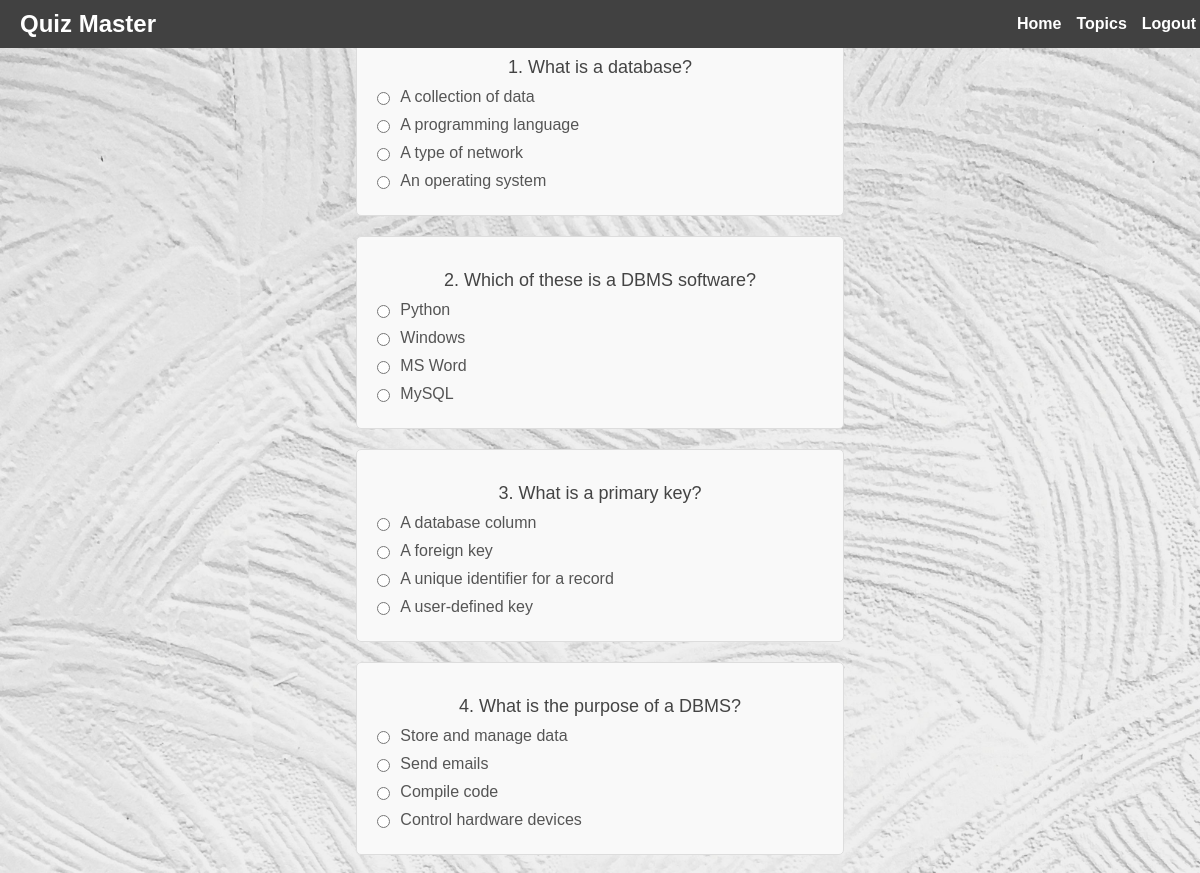
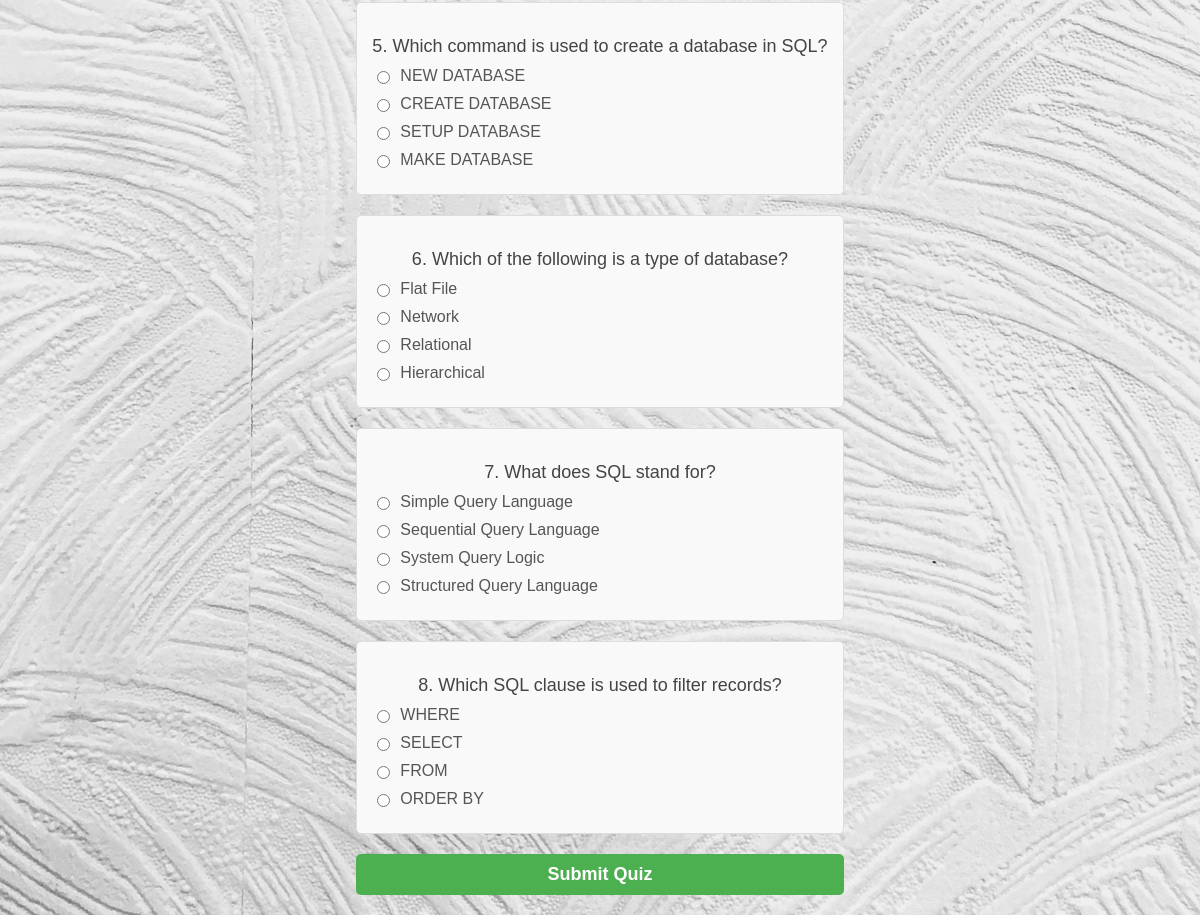
The app's page /quiz/dbms/beginner/ with its own data (2 pictures, top to bottom).
### quiz/models.py (models this page shows, shortened)
class Question(models.Model):
    TOPIC_CHOICES = [
        ("os", "Operating Systems"),
        ("dbms", "Database Management Systems"),
        ("dsa", "Data Structures & Algorithms"),
        ("networks", "Networks"),
        ("cloud", "Cloud Computing"),
    ]
    DIFFICULTY_LEVELS = [
        ("beginner", "Beginner"),
        ("intermediate", "Intermediate"),
        ("advanced", "Advanced"),
    ]
    topic = models.CharField(max_length=50, choices=TOPIC_CHOICES)
    difficulty = models.CharField(max_length=20, choices=DIFFICULTY_LEVELS)
    question_text = models.TextField()  # The question text
    correct_answer = models.CharField(max_length=255)
    option_1 = models.CharField(max_length=255, blank=True)
    option_2 = models.CharField(max_length=255, blank=True)
    option_3 = models.CharField(max_length=255, blank=True)
    option_4 = models.CharField(max_length=255, blank=True)
    def get_options(self):
        return [
            option
            for option in [self.option_1, self.option_2, self.option_3, self.option_4]
            if option
        ]

### quiz/views.py (the view)
# urls.py: path("quiz/<str:topic>/<str:level>/", views.quiz_page, name="quiz_page"),
def quiz_page(request, topic, level):
    questions = Question.objects.filter(topic=topic, difficulty=level)
    request.session["topic"] = topic
    request.session["level"] = level
    context = {
        "background_image": "quiz/images/background.jpg",
        "questions": questions,
        "topic": topic,
        "level": level,
    }
    return render(request, "quiz/quiz_page.html", context)

### quiz/templates/quiz/quiz_page.html (shortened to what this page needs)
{% extends "quiz/base.html" %}
{% block content %}
{% load static %}
<div class="quiz-container">
    <form method="POST" action="{% url 'result_page' %}">
        {% for question in questions %}
        <div class="quiz-question">
            <p class="question">{{ forloop.counter }}. {{ question.question_text }}</p>
            <ul class="options">
                {% for option in question.get_options %}
                <li>
                    <label>
                        <input type="radio" name="q{{ question.id }}" value="{{ option }}" required>
                        {{ option }}
                    </label>
                </li>
                {% endfor %}
            </ul>
        </div>
        {% endfor %}
        <button type="submit">Submit Quiz</button>
    </form>
</div>
{% endblock %}

### quiz/templates/quiz/base.html (shortened to what this page needs)
{% load static %}
<!DOCTYPE html>
<html lang="en">
<head>
    <link rel="stylesheet" href="{% static 'quiz/styles.css' %}">
</head>
<body
    {% if background_image %}
    style="background-image: url('{% static background_image %}'); background-size: cover; background-attachment: fixed; background-repeat: no-repeat;"
    {% endif %}
>
    <header>
        <nav>
            <h1>Quiz Master</h1>
            <ul>
                <li><a href="{% url 'home' %}">Home</a></li>
                <li><a href="{% url 'topic_selection' %}">Topics</a></li>
                <li><a href="{% url 'logout' %}">Logout</a></li>
            </ul>
        </nav>
    </header>
    <main>
        {% block content %}
        {% endblock %}
    </main>
</body>
</html>

### quiz/static/quiz/styles.css (style rules this page uses)
body { margin: 0; padding: 0; font-family: Arial, sans-serif; color: #ffffff; box-sizing: border-box; }
nav { background-color: #414141; padding: 10px 20px; display: flex; justify-content: space-between; align-items: center; width: 98%; z-index: 1000; position: fixed; }
nav h1 { margin: 0; color: #ffffff; }
nav ul { list-style: none; display: flex; gap: 15px; margin: 0; padding: 0; }
nav ul li { margin: 0; }
nav ul li a { color: #ffffff; text-decoration: none; font-weight: bold; }
main { display: flex; flex-direction: column; justify-content: center; align-items: center; height: 80vh; text-align: center; flex-grow: 1; padding: 20px; }
.quiz-container { margin-top: 90%; padding: 20px; }
.quiz-question { margin-bottom: 20px; padding: 15px; border: 1px solid #ddd; border-radius: 5px; background-color: #f9f9f9; }
.quiz-question p.question { font-size: 18px; font-weight: 500; color: #444; margin-bottom: 10px; }
.options { list-style-type: none; padding: 0; margin: 0; }
.options li { margin-bottom: 10px; }
.options label { font-size: 16px; color: #555; cursor: pointer; display: flex; align-items: center; }
.options input[type="radio"] { margin-right: 10px; accent-color: #4caf50; }
button[type="submit"] { display: block; width: 100%; background-color: #4caf50; color: #fff; font-size: 18px; font-weight: bold; padding: 10px; border: none; border-radius: 5px; cursor: pointer; transition: background-color 0.3s ease; margin-top: 20px; }

### records on screen
Question: question_text "What is a database?", get_options "A collection of data" "A programming language" "A type of network" "An operating system"
Question: question_text "Which of these is a DBMS software?", get_options "Python" "Windows" "MS Word" "MySQL"
Question: question_text "What is a primary key?", get_options "A database column" "A foreign key" "A unique identifier for a record" "A user-defined key"
Question: question_text "What is the purpose of a DBMS?", get_options "Store and manage data" "Send emails" "Compile code" "Control hardware devices"
Question: question_text "Which command is used to create a database in SQL?", get_options "NEW DATABASE" "CREATE DATABASE" "SETUP DATABASE" "MAKE DATABASE"
Question: question_text "Which of the following is a type of database?", get_options "Flat File" "Network" "Relational" "Hierarchical"
Question: question_text "What does SQL stand for?", get_options "Simple Query Language" "Sequential Query Language" "System Query Logic" "Structured Query Language"
Question: question_text "Which SQL clause is used to filter records?", get_options "WHERE" "SELECT" "FROM" "ORDER BY"
